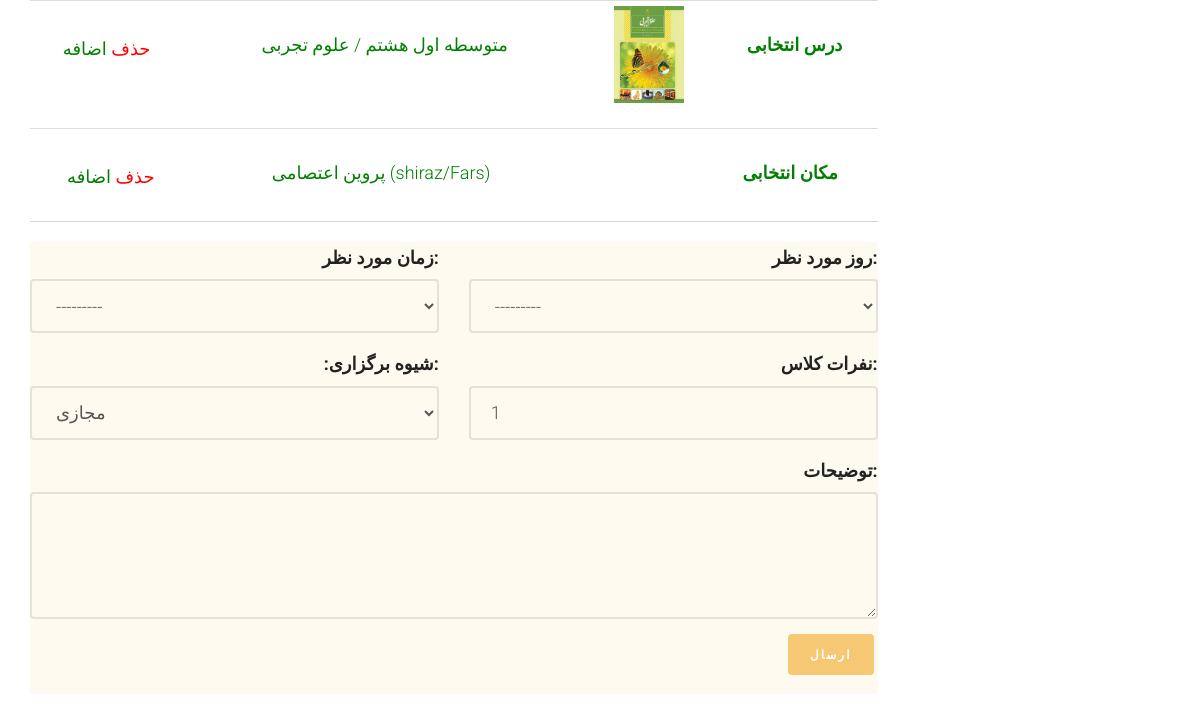
The page /application/complete-application (signed in) on the database as committed earlier.
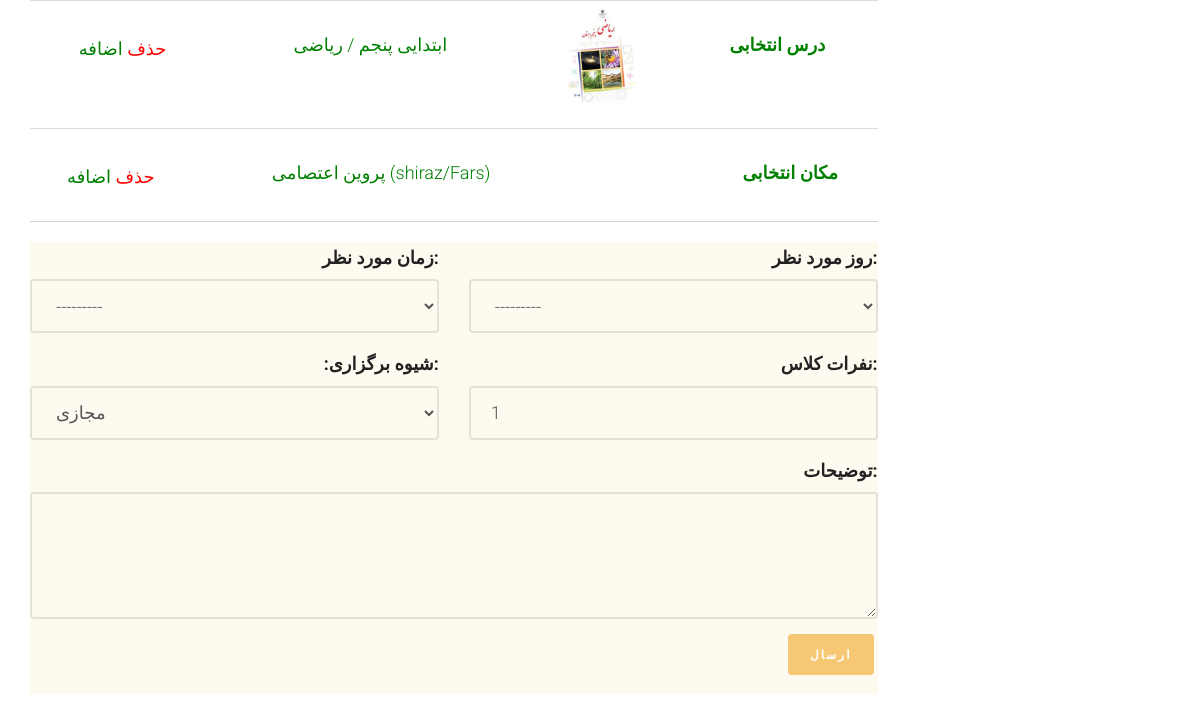
The same page on the database as committed later.
### application/models.py (models this page shows, shortened)
class Application(models.Model):
    applicant = models.ForeignKey(User, on_delete=models.CASCADE)
    demanded_course = models.ForeignKey(Course, on_delete=models.CASCADE)
    preferred_style = models.CharField(choices=HOLDING_STYLE, max_length=50, default="V")
    short_description = models.CharField(max_length=300, null=True, blank=True)
    is_accepted = models.BooleanField(blank=True, null=True, default=False)
    num_of_student = models.IntegerField(validators=[MinValueValidator(1), MaxValueValidator(10)], default=1)
    registered_date = models.DateField(null=True, blank=True , auto_now_add=True)
    free_day_1 = models.ForeignKey(WeekDay, on_delete=models.CASCADE, null=True, blank=True)
    free_time_1 = models.ForeignKey(AvailableTime, on_delete=models.CASCADE, null=True, blank=True)
    venue = models.ForeignKey(PublicPlace, on_delete=models.CASCADE, blank=True, null=True)
    is_active = models.BooleanField(default=False)
    slug = models.SlugField(max_length=200, default="", null=False, db_index=True)

class Course(models.Model):
    course_name = models.ForeignKey(CourseName, on_delete=models.CASCADE, db_index=True)
    grade = models.ForeignKey(Grade, on_delete=models.CASCADE, blank=True, null=True)
    major = models.ForeignKey(Major, on_delete=models.CASCADE, blank=True, null=True)
    image=models.ImageField(upload_to='images/courses', null=True,blank=True)
    code=models.CharField(max_length=7, blank=True, null=True)
    book_download_link=models.CharField(max_length=300, blank=True, null=True)
    is_active = models.BooleanField(default=True)
    slug = models.SlugField(max_length=500, blank=True, null=True)
    def __str__(self):
        return f" {self.grade} / {self.course_name} "
    class Meta:
        constraints = [
            models.UniqueConstraint(fields=['course_name', 'grade', 'major'],
                                    name='unique_course_name_edu_level_grade'),
        ]

class Grade(models.Model):
    edu_level = models.ForeignKey(EducationalLevel, on_delete=models.CASCADE)
    grade_name = models.CharField(max_length=20, verbose_name="پایه تحصیلی")
    url_title = models.CharField(max_length=200, blank=True, null=True)
    is_active = models.BooleanField(default=True)
    def __str__(self):
        return f"{self.edu_level} {self.grade_name}"
    class Meta:
        constraints = [
            models.UniqueConstraint(fields=['edu_level', 'grade_name'], name='unique_edu_level_grade')]

class EducationalLevel(models.Model):
    edu_level = models.CharField(max_length=20, unique=True, verbose_name="دوره آموزشی")
    url_title = models.CharField(max_length=200, blank=True, null=True)
    is_active = models.BooleanField(default=True)
    def __str__(self):
        return self.edu_level

class CourseName(models.Model):
    course_name = models.CharField(max_length=20, unique=True)
    def __str__(self):
        return f"{self.course_name}"

### account/models.py (models this page shows)
class PublicPlace(models.Model):
    name = models.CharField(max_length=200)
    director = models.OneToOneField(User, on_delete=models.CASCADE, null=True, blank=True)
    province = models.ForeignKey(Province, on_delete=models.CASCADE, blank=True, null=True)
    city = models.ForeignKey(City, on_delete=models.CASCADE, blank=True, null=True)
    address = models.CharField(max_length=300, blank=True, null=True)
    def __str__(self):
        return f"{self.name}  ({self.city}/{self.province})"

class City(models.Model):
    name = models.CharField(max_length=500)
    province = models.ForeignKey(Province, related_name="state", on_delete=models.CASCADE)
    is_active = models.BooleanField(default=False)
    slug = models.SlugField(max_length=500, blank=True, null=True)
    parent_city = models.ForeignKey(
        "self",
        related_name="child_cities",
        null=True,
        blank=True,
        on_delete=models.CASCADE,
    )
    def __str__(self):
        return self.name

class Province(models.Model):
    name = models.CharField(max_length=500)
    is_active = models.BooleanField(default=False)
    slug = models.SlugField(max_length=500, default="", null=True, blank=True)
    def __str__(self):
        return self.name

### application/views.py (the view, shortened to what this page needs)
# urls.py: path('complete-application', views.CompleteApplication.as_view(), name='complete_application_page'),
class CompleteApplication(View):
    def get(self, request: HttpRequest):
        current_user = User.objects.filter(id=request.user.id).first()
        current_application=Application.objects.filter(applicant=current_user, is_active=False).first()
        application_form = CompleteApplicationModelForm(instance=current_application)
        context = {
            'application': current_application,
            'application_form': application_form,
            'current_user': current_user
        }
        return render(request, 'application/complete_application.html', context)

### application/models.py (called while the page is built)
    def __str__(self):
        return f"{self.day_name}"

    def __str__(self):
        return f"{self.time_name}"

### application/templates/application/complete_application.html (shortened to what this page needs)
{% extends 'shared/_layout.html' %}
{% load render_partial %}
{% block content %}
<div class="container">
	<div class="row">
		<div class="col-sm-9">
			<div class="container-fluid">
				<div class="row fh5co-post-entry">
					<table class="table table-condensed" style="border-bottom: 1px ; text-align: center">
                    			<tbody>
                        			<tr>
                            			<td>
								<a href="" style="color: red" onclick="removeCourse({{application.demanded_course.id}})"> حذف </a>
								<a href="{% url 'courses_list' %}" style="color: green"> اضافه </a>
                            			</td>
							 			<td>
                                            {% if application.demanded_course %}
                                			<p style="text-align: center; color:green">{{ application.demanded_course }}</p>
                                              {% else %}
                                            <p style="color: green"> لطفا یک درس انتخاب کنید  </p>
											{% endif %}
                            			</td>
										<td class="cart_product">
                                            {% if application.demanded_course %}
                                			<a href=""><img src="{{ application.demanded_course.image.url }}" width="70" alt=""></a>
                                            {% else %}
											<a href=""><img src="/static/images/white.png" width="70"></a>
											{% endif %}
										</td>
										<td>
											<label style="color: green"> درس انتخابی  </label>
										</td>
									</tr>
								</tbody>
							</table>
					<table class="table table-condensed" style="border-bottom: 1px solid lightgray ; text-align: center">
                    			<tbody>
                        			<tr>
                            			<td>
								<a href="" style="color: red" onclick="removeVenue({{application.venue.id}})"> حذف </a>
								<a href="{% url 'courses_list' %}" style="color: green"> اضافه </a>
                            			</td>
							 			<td>
                                			{% if application.venue %}
                                			<p style="text-align: center; color:green">{{ application.venue }}</p>
											{% else %}
											<p style="color: green">اولویت من کلاس مجازی است </p>
											{% endif %}
                            			</td>
										<td class="cart_product">
                                			<a href=""><img src="/static/images/white.png" width="70"></a>
										</td>
										<td>
											<label style="color: green"> مکان انتخابی  </label>
										</td>
									</tr>
								</tbody>
							</table>
					<div style="background-color: floralwhite; ">
						<form id="main-contact-form" class="contact-form row" action="{% url 'complete_application_page' %}" method="post">
							{% include 'includes/application_form.html' with application=application %}
							<div class="form-group col-md-12">
        					<button type="submit" class="btn btn-primary pull-right">ارسال</button>
							</div>
						</form>
					</div>
				</div>
			</div>
		</div>
	</div>
</div>
{% endblock %}

### templates/shared/_layout.html (shortened to what this page needs)
{% load render_partial %}
<!DOCTYPE html>
 <html class="no-js">
	<head>
	{% include 'shared/header_references.html' %}
	</head>
	<body>
	{% block content %} {% endblock %}
	</body>
</html>

### templates/shared/header_references.html (shortened to what this page needs)
	<link rel="stylesheet" href="/static/css/animate.css">
	<link rel="stylesheet" href="/static/css/icomoon.css">
	<link rel="stylesheet" href="/static/css/bootstrap.css">
	<link rel="stylesheet" href="/static/css/style.css">

### application/templates/includes/application_form.html (shortened to what this page needs)
   <div class="col-md-6 form-group">
     <div style="text-align: right"> {{ application_form.free_time_1.label_tag }}</div>
          {{ application_form.free_time_1 }}
    </div>
    <div class="col-md-6 form-group">
     <div style="text-align: right">  {{ application_form.free_day_1.label_tag }} </div>
        {{ application_form.free_day_1 }}
    </div>
    <div class="col-md-6 form-group">
        <div style="text-align: right">  {{ application_form.preferred_style.label_tag }} </div>
        {{ application_form.preferred_style }}
    </div>
    <div class="col-md-6 form-group">
     <div style="text-align: right"> {{ application_form.num_of_student.label_tag }}</div>
          {{ application_form.num_of_student }}
    </div>
     <div class="col-md-12 form-group">
        <div style="text-align: right"> {{ application_form.short_description.label_tag }} </div>
        {{ application_form.short_description }}
    </div>

### static/css/style.css (style rules this page uses)
html { background: #fff; }
body { font-family: "Roboto", arial, sans-serif; font-size: 18px; font-weight: 300; line-height: 1.8; color: #222; background: #fff; }
a { color: #f7c873; -webkit-transition: 0.5s; -o-transition: 0.5s; transition: 0.5s; }
p { margin-bottom: 30px; }
.btn { margin-right: 4px; margin-bottom: 4px; font-family: "Playfair Display", times, serif; font-size: 12px; letter-spacing: 2px; text-transform: uppercase; font-weight: 700; -webkit-border-radius: 4px; -moz-border-radius: 4px; -ms-border-radius: 4px; border-radius: 4px; -webkit-transition: 0.5s; -o-transition: 0.5s; transition: 0.5s; }
.btn-primary { background: #f7c873; color: #fff; border: 2px solid #f7c873; }
.form-control { box-shadow: none; background: transparent; border: 2px solid rgba(0, 0, 0, 0.1); height: 54px; font-size: 18px; font-weight: 300; }

Rows that differ between the two databases and show on the page:
removed Application: demanded_course "متوسطه اول هشتم / علوم تجربی", demanded_course.image (picture), venue "پروین اعتصامی (shiraz/Fars)", free_time_1 "---------", free_day_1 "---------", preferred_style "مجازی", num_of_student "1"
added Application: demanded_course "ابتدایی پنجم / ریاضی", demanded_course.image (picture), venue "پروین اعتصامی (shiraz/Fars)", free_time_1 "---------", free_day_1 "---------", preferred_style "مجازی", num_of_student "1"
